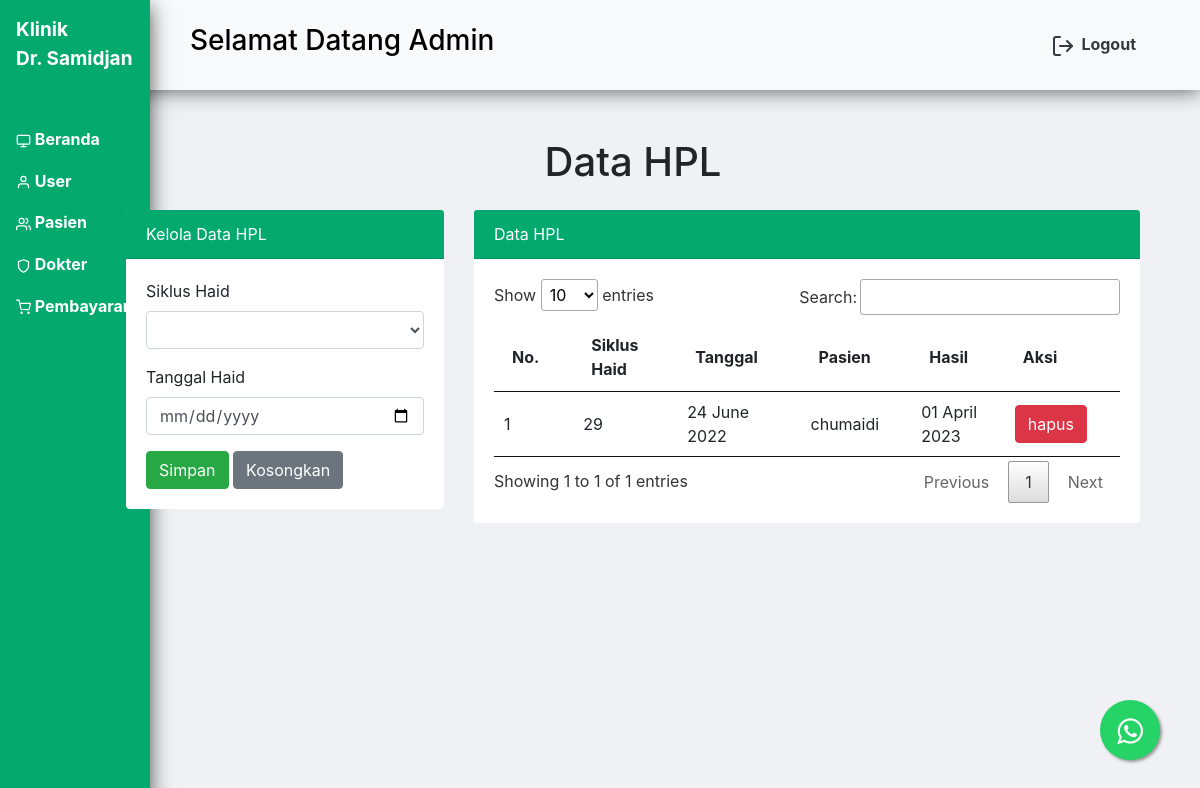
/page/hpl.php (signed in), run on the app's committed database.
### tables this page shows
CREATE TABLE `hpl` (
  `id_hpl` int(11) NOT NULL AUTO_INCREMENT,
  `siklus_haid` varchar(50) DEFAULT NULL,
  `tgl_haid` varchar(50) DEFAULT NULL,
  `pasien_id` varchar(50) DEFAULT NULL,
  `hasil` varchar(50) DEFAULT NULL,
  KEY `id_hpl` (`id_hpl`)
);

CREATE TABLE `pasien` (
  `id` int(11) NOT NULL AUTO_INCREMENT,
  `nama_pasien` varchar(50) NOT NULL,
  `tgl_lahir` varchar(20) NOT NULL,
  `alamat` varchar(50) NOT NULL,
  `user_id` varchar(10) DEFAULT NULL,
  PRIMARY KEY (`id`)
);

### page/hpl.php (the view, shortened to what this page needs)
<?php include"header.php"; ?>
<body class="bg-abu">
<div class="container mt-5 pl-5">
<?php include"sidebar.php"; ?>
	<h1 class="text-center white">Data HPL</h1>
	<div class="row">
			<div class="col-md-4">
				<div class="card mt-3 border-0">
				<div class="card-header bg-ijo text-white">
					Kelola Data HPL
				</div>
				<div class="card-body">
					<form method="post" action="">
						<div class="form-group">
                            <label>Siklus Haid</label>
							<select class="form-control" name="siklus_haid">
                                <option value="<?=@$siklus_haid?>"><?=@$siklus_haid?></option>
								<?php
								for ($i=20; $i <= 42 ; $i++) {
									echo "<option value=".$i.">".$i."</option>";
								}
								?>
							</select>
						</div>
                        <div class="form-group">
							<label>Tanggal Haid</label>
							<input type="date" name="tgl_haid" value="<?=@$tgl_haid?>" class="form-control" required oninvalid="this.setCustomValidity('Masukan ini tidak boleh kosong')" oninput="setCustomValidity('')">
						</div>
						<button type="submit" class="btn btn-success" name="bsimpan">Simpan</button>
						<button  class="btn btn-secondary" name="breset">Kosongkan</button>
					</form>
				</div>
				</div>
			</div>
			<div class="col-md-8">
				<div class="card mt-3 border-0">
				<div class="card-header bg-ijo text-white">
					Data HPL
				</div>
				<div class="card-body">
						<table class="hover" id="table" style="width:100%">
						<thead>
							<tr>
								<th>No.</th>
								<th>Siklus Haid</th>
								<th>Tanggal</th>
								<th>Pasien</th>
								<th>Hasil</th>
								<th>Aksi</th>
							</tr>
						</thead>
						<tbody>
							<?php
							$id = $_SESSION['id'];
							if ($_SESSION['hak_akses'] == 'admin' || $_SESSION['hak_akses'] == 'dokter')
								{
									$tampil = mysqli_query($koneksi, "SELECT h.*, p.nama_pasien FROM hpl h, pasien p WHERE h.pasien_id = p.id ");
								}else{
									$tampil = mysqli_query($koneksi, "SELECT h.*, p.nama_pasien, p.user_id FROM hpl h, pasien p WHERE h.pasien_id = p.id AND p.user_id = $id");
								}
								$no = 1;
								while($data = mysqli_fetch_array($tampil)) {
							?>
							<tr>
								<td><?=$no++;?></td>
								<td><?=$data['siklus_haid']?></td>
								<td><?=$data['tgl_haid']?></td>
								<td><?=$data['nama_pasien']?></td>
								<td><?=$data['hasil']?></td>
								<td>
									<a href="hpl.php?hal=hapus&id_hpl=<?=$data['id_hpl']?>"
									onclick="return confirm('Apakah yakin ingin menghapus data ini?')" class="btn btn-danger btn-atur"> hapus </a>
								</td>
							</tr>
							<?php };  ?>
						</tbody>
					</table>
				</div>
				</div>
			</div>
		</div>
	</div>
</div>
<?php include "footer.php"; ?>

### style.css (style rules this page uses)
th { width: 12px; }
.form-control { background-color: #F5F7FA; border: 1px solid #686363; border-radius: 5px; color: #E0E0E0; font-size: 14px; height: 40px; padding: 0 15px; width: 100%; }

### page/header.php (style rules this page uses)
.bg-ijo { background-color: #04aa6d; }
.bg { background-color: #f0f1f4; }

### data on the page
hpl: siklus_haid "29", tgl_haid "24 June 2022", pasien.nama_pasien "chumaidi", hasil "01 April 2023"
